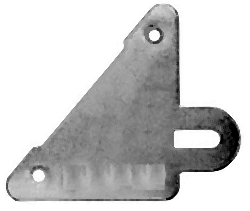
%> input picture TD_V_Inspection_formes_2D/piece_ref.bmp, 250 x 211 px
$ octave Inspect_contour_Desc_Fourier.m   (GNU Octave 9; MATLAB toolbox functions it lacks are replaced by stand-ins)
%> lines starting %> are read from the running program, lines starting %| are printed output that depends on the picture; in (x1, y1, x2, y2) boxes, pixels count from 0 and x2, y2 are one past the last pixel; in counts of white or black regions, pixels touching at a corner belong together; the program's own positions count from 1
clear all; close all;

nb_elem =10; % Nombre d'éléments du descripteur
seuil = .1;       % Seuil de distance entre 2 descripteurs
min_length = 200;  % Longueur minimale pour considérer  un contour (pixels)

% Descripteur pour la pièce de référence
I = imread('piece_ref.bmp'); figure(1), subplot(2,1,1), imshow(I);
%> further down, I is the input picture: size 211x250 uint8; min 0, max 255, mean 201.3
Ib = not(im2bw(I,.85)); % Binarisation
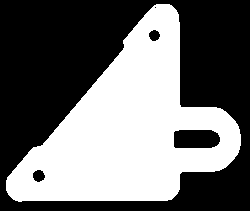
%> Ib: size 211x250 logical; 43.6% white; 1 white region, box (x1, y1, x2, y2) and area: (6, 4, 241, 202) 22975
b = bwboundaries(Ib); % détection des contours fermés
%> b = 5 boundaries; box (x1, y1, x2, y2) and points: (6, 4, 241, 202) 650, (174, 130, 220, 148) 112, (33, 170, 45, 182) 33, (149, 30, 160, 41) 29, (155, 7, 156, 8) 2
b = b{1};  % On garde le plus long
%> b = 650 rows, first 12: [181 7; 180 8; 179 8; 178 8; 177 9; 176 10; 175 11; 174 12; 173 13; 172 13; 171 14; 170 15]
figure(1); subplot(2,1,1), hold on, plot(b(:,2),b(:,1),'.');
d_ref=Descripteur_Fourier(b,nb_elem); % Construction du descripteurs de Fourier
%> in Descripteur_Fourier, `d = abs( S ); % spectre d'amplitude`: d = 650 values, max 120940.7 at index 1, min 0.311 at index 262, mean 363.9
%> in Descripteur_Fourier, `d = d( 2:nb_elem );`: d = [8886.5; 12084; 4333.8; 2133.3; 230.4; 215.4; 536.7; 658.3; 379.7]
%> in Descripteur_Fourier, `d = d/norm(d);`: d = [0.563; 0.765; 0.274; 0.135; 0.0146; 0.0136; 0.034; 0.0417; 0.024]
%> d_ref has the same summary as d in Descripteur_Fourier
figure(1), subplot(2,1,2),stem(d_ref);
%> after `stem(d_ref)`:
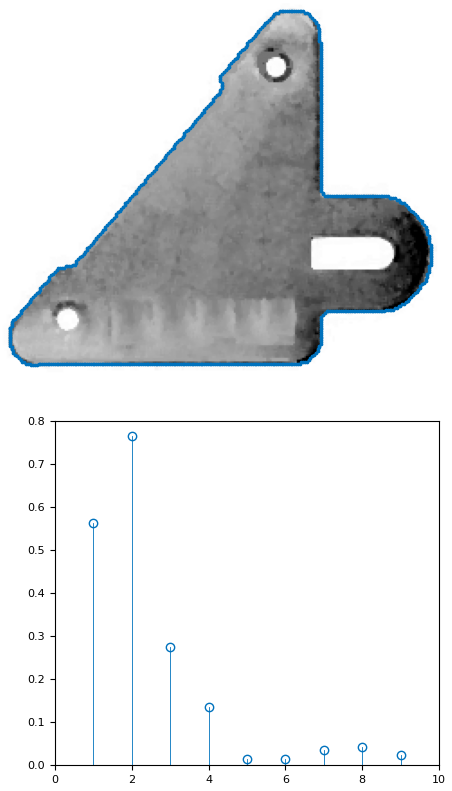
%> figure redrawn from the program's plot data, 2 panels

% Recherche des pièces conformes dans l'image requête
I = imread('im_test6.bmp'); figure(2),  imshow(I);
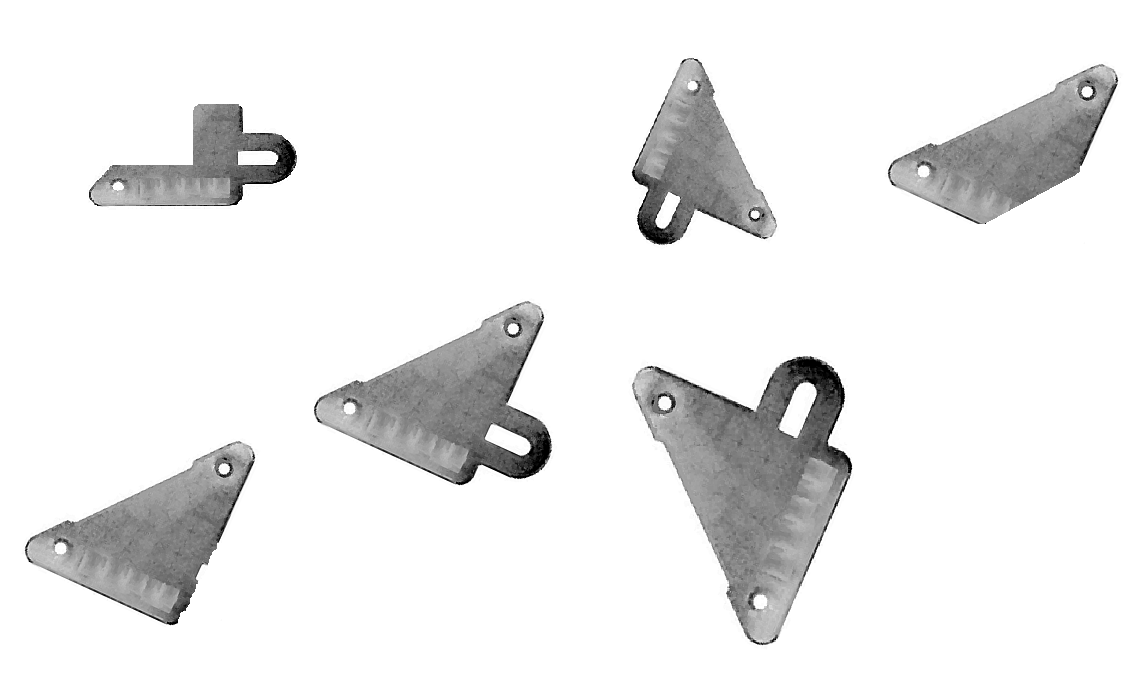
%> input picture TD_V_Inspection_formes_2D/im_test6.bmp, 1145 x 693 px
%> further down, I is the input picture: size 693x1145x3 uint8; min 0, max 255, mean 236.6
Ib = not(im2bw(I,.85));
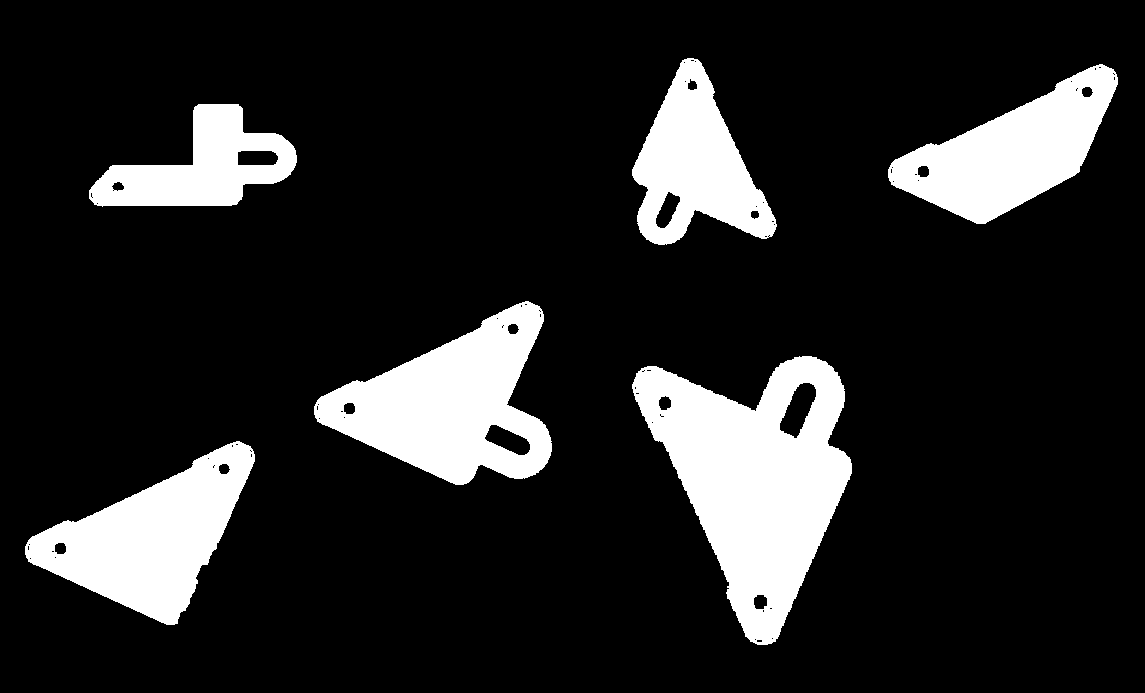
%> Ib: size 693x1145 logical; 15% white; 6 white regions, box (x1, y1, x2, y2) and area: (632, 356, 852, 645) 33554, (314, 301, 552, 485) 23068, (25, 441, 255, 625) 20012, (888, 64, 1118, 224) 17393, (632, 58, 777, 245) 14269, (89, 104, 297, 207) 10808
b = bwboundaries(Ib);
%> b = 88 boundaries; largest, box (x1, y1, x2, y2) and points: (632, 356, 852, 645) 864, (314, 301, 552, 485) 664, (25, 441, 255, 625) 585, (89, 104, 297, 207) 544, (888, 64, 1118, 224) 539
for k=1:length(b) % On teste chaque contour fermé de longueur suffisante
    bk = b{k};
    length(bk)
    if length(bk)>min_length
        d=Descripteur_Fourier(bk,nb_elem);
        dist = norm(d-d_ref)
        if dist<seuil
            figure(2); hold on, plot(bk(:,2),bk(:,1),'g.');
        else
            figure(2); hold on, plot(bk(:,2),bk(:,1),'r.');
        end
    end
end
%> this loop made 88 passes
%> dist on passes 1 to 6: 0.341, 0.511, 0.0946, 0.0954, 0.0954, 0.681
%> bk on passes 8, 9, 10, 12, 14, 15: [545 30; 545 30], [559 31; 559 31], [552 53; 552 54; 552 53], [558 56; 558 56], [198 93; 198 93], [204 98; 204 98]
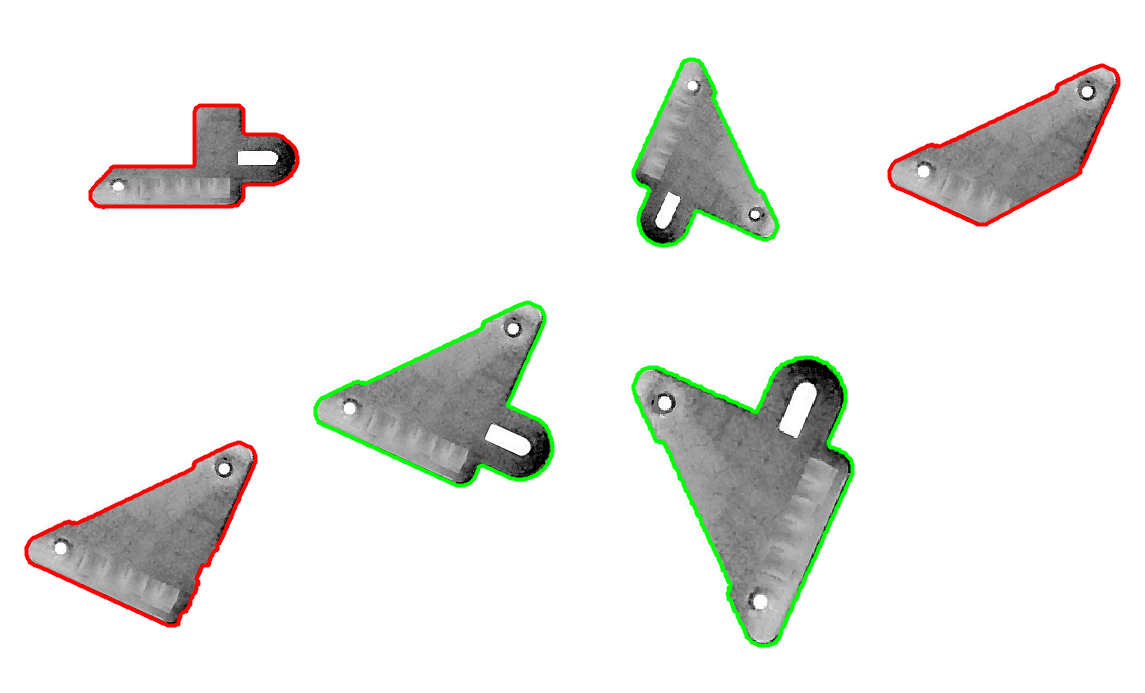
%> figure redrawn from the program's plot data


% Fonction descripteur de Fourier
function d=Descripteur_Fourier(b,nb_elem)

s = b(:, 1) + 1i*b(:, 2);

S = fft( s , max( [nb_elem, length(b)] ) ); % fft de b

d = abs( S ); % spectre d'amplitude

d = d( 2:nb_elem ); % On enlève la composante continue

d = d/norm(d); % On normalise

end
